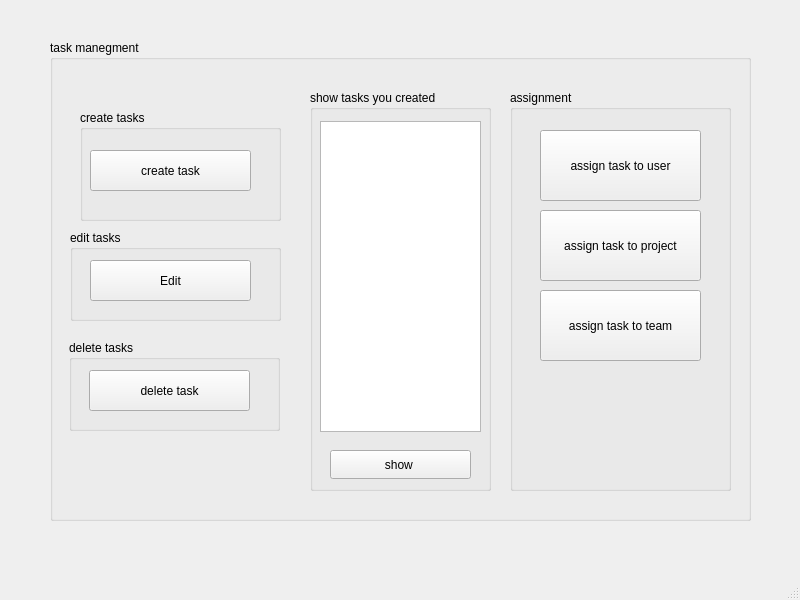
<?xml version="1.0" encoding="UTF-8"?>
<ui version="4.0">
 <class>task_manegment</class>
 <widget class="QMainWindow" name="task_manegment">
  <property name="geometry">
   <rect>
    <x>0</x>
    <y>0</y>
    <width>800</width>
    <height>600</height>
   </rect>
  </property>
  <property name="windowTitle">
   <string>MainWindow</string>
  </property>
  <widget class="QWidget" name="centralwidget">
   <widget class="QGroupBox" name="task_manegment_btn">
    <property name="geometry">
     <rect>
      <x>50</x>
      <y>40</y>
      <width>701</width>
      <height>481</height>
     </rect>
    </property>
    <property name="title">
     <string>task manegment</string>
    </property>
    <widget class="QGroupBox" name="groupBox">
     <property name="geometry">
      <rect>
       <x>460</x>
       <y>50</y>
       <width>221</width>
       <height>401</height>
      </rect>
     </property>
     <property name="title">
      <string>assignment</string>
     </property>
     <widget class="QPushButton" name="assing_task_to_user_btn">
      <property name="geometry">
       <rect>
        <x>30</x>
        <y>40</y>
        <width>161</width>
        <height>71</height>
       </rect>
      </property>
      <property name="text">
       <string>assign task to user</string>
      </property>
     </widget>
     <widget class="QPushButton" name="assign_task_to_project_btn">
      <property name="geometry">
       <rect>
        <x>30</x>
        <y>120</y>
        <width>161</width>
        <height>71</height>
       </rect>
      </property>
      <property name="text">
       <string>assign task to project</string>
      </property>
     </widget>
     <widget class="QPushButton" name="assign_task_to_team_btn">
      <property name="geometry">
       <rect>
        <x>30</x>
        <y>200</y>
        <width>161</width>
        <height>71</height>
       </rect>
      </property>
      <property name="text">
       <string>assign task to team</string>
      </property>
     </widget>
    </widget>
    <widget class="QGroupBox" name="edit_group">
     <property name="geometry">
      <rect>
       <x>20</x>
       <y>190</y>
       <width>211</width>
       <height>91</height>
      </rect>
     </property>
     <property name="title">
      <string>edit tasks</string>
     </property>
     <widget class="QPushButton" name="edit_task_btn">
      <property name="geometry">
       <rect>
        <x>20</x>
        <y>30</y>
        <width>161</width>
        <height>41</height>
       </rect>
      </property>
      <property name="text">
       <string>Edit</string>
      </property>
     </widget>
    </widget>
    <widget class="QGroupBox" name="show_task_you_create_group">
     <property name="geometry">
      <rect>
       <x>260</x>
       <y>50</y>
       <width>181</width>
       <height>401</height>
      </rect>
     </property>
     <property name="title">
      <string>show tasks you created</string>
     </property>
     <widget class="QPushButton" name="show_task_btn">
      <property name="geometry">
       <rect>
        <x>20</x>
        <y>360</y>
        <width>141</width>
        <height>29</height>
       </rect>
      </property>
      <property name="text">
       <string>show </string>
      </property>
     </widget>
     <widget class="QListWidget" name="show_task_listwidget">
      <property name="geometry">
       <rect>
        <x>10</x>
        <y>31</y>
        <width>161</width>
        <height>311</height>
       </rect>
      </property>
     </widget>
    </widget>
    <widget class="QGroupBox" name="groupBox_2">
     <property name="geometry">
      <rect>
       <x>30</x>
       <y>70</y>
       <width>201</width>
       <height>111</height>
      </rect>
     </property>
     <property name="title">
      <string>create tasks</string>
     </property>
     <widget class="QPushButton" name="create_task_btn">
      <property name="geometry">
       <rect>
        <x>10</x>
        <y>40</y>
        <width>161</width>
        <height>41</height>
       </rect>
      </property>
      <property name="text">
       <string>create task</string>
      </property>
     </widget>
    </widget>
    <widget class="QGroupBox" name="delete_tesk_group">
     <property name="geometry">
      <rect>
       <x>19</x>
       <y>300</y>
       <width>211</width>
       <height>91</height>
      </rect>
     </property>
     <property name="title">
      <string>delete tasks</string>
     </property>
     <widget class="QPushButton" name="delete_task_btn">
      <property name="geometry">
       <rect>
        <x>20</x>
        <y>30</y>
        <width>161</width>
        <height>41</height>
       </rect>
      </property>
      <property name="text">
       <string>delete task</string>
      </property>
     </widget>
    </widget>
   </widget>
  </widget>
  <widget class="QMenuBar" name="menubar">
   <property name="geometry">
    <rect>
     <x>0</x>
     <y>0</y>
     <width>800</width>
     <height>26</height>
    </rect>
   </property>
  </widget>
  <widget class="QStatusBar" name="statusbar"/>
 </widget>
 <resources/>
 <connections/>
</ui>
